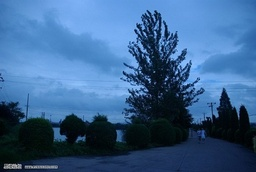
#> input picture datas/p3.jpg, 256 x 172 px, shrunk from 490 x 329 before the run
$ jupyter execute '63-图像特效-Gabor滤镜.ipynb'   (older library calls are emulated)
#> lines starting #> are read from the running program, lines starting #| are printed output that depends on the picture; after the words box and inside, x2 and y2 are one past the last pixel; in counts of white or black regions, pixels touching at a corner belong together
# 图像特效-Gabor滤镜

[cell 1]
from scipy import signal
import numpy as np
import cv2
import matplotlib.pyplot as plt
import math
import scipy.misc as misc
import scipy.ndimage as ndimage

[cell 2]
src = cv2.imread('../datas/p3.jpg')
#> src is the input picture: shape (172, 256, 3); mean B, G, R 142.4, 98.3, 59
gray = cv2.imread('../datas/p3.jpg',0)
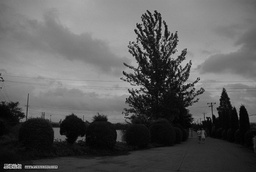
#> gray: shape (172, 256); min 0, max 199, mean 91.6
rgb = cv2.cvtColor(src,cv2.COLOR_BGR2RGB)

[cell 3]
def kernelFromFunction(size, f):
    """
    Creates a kernel of the given size, populated with values obtained by
    calling the given function.
    :param size: The desired size of the kernel.
    :param f:    The function.
    :returns:    The created kernel.
    """

    kernel = np.empty((size, size))
    for i in range(0, size):
        for j in range(0, size):
            kernel[i, j] = f(i - size / 2, j - size / 2)

    return kernel

[cell 4]
def gaborKernel(size, angle, frequency):
    """
    Create a Gabor kernel given a size, angle and frequency.
    Code is taken from https://github.com/rtshadow/biometrics.git
    """

    angle += np.pi * 0.5
    cos = np.cos(angle)
    sin = -np.sin(angle)

    yangle = lambda x, y: x * cos + y * sin
    xangle = lambda x, y: -x * sin + y * cos

    xsigma = ysigma = 4

    return kernelFromFunction(size, lambda x, y:
            np.exp(-(
                (xangle(x, y) ** 2) / (xsigma ** 2) +
                (yangle(x, y) ** 2) / (ysigma ** 2)) / 2) *
            np.cos(2 * np.pi * frequency * xangle(x, y)))

[cell 5]
def normalize(image):
    image = np.copy(image)
    image -= np.min(image)
    m = np.max(image)
    if m > 0.0:
        image *= 1.0 / m
    return image

[cell 6]
def localNormalize(image, w=32):
    image = np.copy(image)
    height, width = image.shape
    for y in range(0, height, w):
        for x in range(0, width, w):
            image[y:y+w, x:x+w] = normalize(image[y:y+w, x:x+w])

    return image

[cell 7]
def binarize(image, w=32):
    """
    Perform a local binarization of an image. For each cell of the given size
    w, the average value is calculated. Every pixel that is below this value,
    is set to 0, every pixel above, is set to 1.
    :param image: The image to be binarized.
    :param w:     The size of the cell.
    :returns:     The binarized image.
    """

    image = np.copy(image)
    height, width = image.shape
    for y in range(0, height, w):
        for x in range(0, width, w):
            block = image[y:y+w, x:x+w]
            threshold = np.average(block)
            image[y:y+w, x:x+w] = np.where(block >= threshold, 1.0, 0.0)

    return image

[cell 8]
def sobelKernelX():
    """
    Creates a horizontal Sobel kernel.
    """
    return np.array([[-1,  0,  1],
                     [-2,  0,  2],
                     [-1,  0,  1]])

def sobelKernelY():
    """
    Creates a vertical Sobel kernel.
    """
    return np.array([[-1, -2, -1],
                     [ 0,  0,  0],
                     [ 1,  2,  1]])

[cell 9]
def averageFrequency(frequencies):
    """
    Calculate the average frequency in a frequency field.
    """

    frequencies = frequencies[np.where(frequencies >= 0.0)]
    if frequencies.size == 0:
        return -1
    return np.average(frequencies)

[cell 10]
def convolve(image, kernel, origin=None, shape=None, pad=True):
    """
    Apply a kernel to an image or to a part of an image.
    :param image:   The source image.
    :param kernel:  The kernel (an ndarray of black and white, or grayvalues).
    :param origin:  The origin of the part of the image to be convolved.
                    Defaults to (0, 0).
    :param shape:   The shape of the part of the image that is to be convolved.
                    Defaults to the shape of the image.
    :param pad:     Whether the image should be padded before applying the
                    kernel. Passing False here will cause indexing errors if
                    the kernel is applied at the edge of the image.
    :returns:       The resulting image.
    """
    if not origin:
        origin = (0, 0)

    if not shape:
        shape = (image.shape[0] - origin[0], image.shape[1] - origin[1])

    result = np.empty(shape)

    if callable(kernel):
        k = kernel(0, 0)
    else:
        k = kernel

    kernelOrigin = (-k.shape[0] // 2, -k.shape[1] // 2)
    kernelShape = k.shape

    topPadding = 0
    leftPadding = 0

    if pad:
        topPadding = max(0, -(origin[0] + kernelOrigin[0]))
        leftPadding = max(0, -(origin[1] + kernelOrigin[1]))
        bottomPadding = max(0, (origin[0] + shape[0] + kernelOrigin[0] + kernelShape[0]) - image.shape[0])
        rightPadding = max(0, (origin[1] + shape[1] + kernelOrigin[1] + kernelShape[1]) - image.shape[1])

        padding = (topPadding, bottomPadding), (leftPadding, rightPadding)

        if np.max(padding) > 0.0:
            image = np.pad(image, padding, mode="edge")

    for y in range(shape[0]):
        for x in range(shape[1]):
            iy = topPadding + origin[0] + y + kernelOrigin[0]
            ix = leftPadding + origin[1] + x + kernelOrigin[1]

            block = image[iy:iy+kernelShape[0], ix:ix+kernelShape[1]]
            if callable(kernel):
                result[y, x] = np.sum(block * kernel(y, x))
            else:
                result[y, x] = np.sum(block * kernel)

    return result

[cell 11]
def gaborFilter(image, orientations, frequencies, w=32):
    result = np.empty(image.shape)

    height, width = image.shape
    for y in range(0, height - w, w):
        for x in range(0, width - w, w):
            orientation = orientations[y+w//2, x+w//2]
            frequency = averageFrequency(frequencies[y:y+w, x:x+w])

            if frequency < 0.0:
                result[y:y+w, x:x+w] = image[y:y+w, x:x+w]
                continue

            kernel = gaborKernel(16, orientation, frequency)
            result[y:y+w, x:x+w] = convolve(image, kernel, (y, x), (w, w))

    return normalize(result)

[cell 12]
def gaborFilterSubdivide(image, orientations, frequencies, rect=None):
    if rect:
        y, x, h, w = rect
    else:
        y, x = 0, 0
        h, w = image.shape

    result = np.empty((h, w))

    orientation, deviation = averageOrientation(
            orientations[y:y+h, x:x+w], deviation=True)

    if (deviation < 0.2 and h < 50 and w < 50) or h < 6 or w < 6:
        #print(deviation)
        #print(rect)

        frequency = averageFrequency(frequencies[y:y+h, x:x+w])

        if frequency < 0.0:
            result = image[y:y+h, x:x+w]
        else:
            kernel = gaborKernel(16, orientation, frequency)
            result = convolve(image, kernel, (y, x), (h, w))

    else:
        if h > w:
            hh = h // 2

            result[0:hh, 0:w] = \
                    gaborFilterSubdivide(image, orientations, frequencies, (y, x, hh, w))

            result[hh:h, 0:w] = \
                    gaborFilterSubdivide(image, orientations, frequencies, (y + hh, x, h - hh, w))
        else:
            hw = w // 2

            result[0:h, 0:hw] = \
                    gaborFilterSubdivide(image, orientations, frequencies, (y, x, h, hw))

            result[0:h, hw:w] = \
                    gaborFilterSubdivide(image, orientations, frequencies, (y, x + hw, h, w - hw))


    if w > 20 and h > 20:
        result = normalize(result)

    return result

[cell 13]
def averageOrientation(orientations, weights=None, deviation=False):
    """
    Calculate the average orientation in an orientation field.
    """

    orientations = np.asarray(orientations).flatten()
    o = orientations[0]

    aligned = np.where(np.absolute(orientations - o) > np.pi * 0.5,
            np.where(orientations > o, orientations - np.pi, orientations + np.pi),
            orientations)
    if deviation:
        return np.average(aligned, weights=weights) % np.pi, np.std(aligned)
    else:
        return np.average(aligned, weights=weights) % np.pi

[cell 14]
def estimateOrientations(image, w=16, interpolate=True):
    """
    Estimate orientations of lines or ridges in an image.
    This is more or less an implementation of of the algorithm in Chapter 2.4 in
    the paper:
        Fingerprint image enhancement: Algorithm and performance evaluation
        Hong, L., Wan, Y. & Jain, A. (1998)
    In addition to calculating the orientation in each cell, we create a
    continuous orientation field, the same shape as the input image, by
    interpolating the orientation values between the cell centers, as
    suggested in this paper:
        Novel approach to automated fingerprint recognition
        Wahab, A., Chin, S. & Tan, E. (1998)
    :param image: The image to estimate orientations in.
    :param w: The block size.
    :returns: An ndarray the same shape as the image, filled with orientation
              angles in radians.
    """

    height, width = image.shape

    # First we smooth the whole image with a Gaussian filter, to make the
    # individual pixel gradients less spurious.
    image = ndimage.filters.gaussian_filter(image, 2.0)

    # Compute the gradients G_x and G_y at each pixel
    G_x = convolve(image, sobelKernelX())
    G_y = convolve(image, sobelKernelY())

    # Estimate the local orientation of each block
    yblocks, xblocks = height // w, width // w
    O = np.empty((yblocks, xblocks))
    for j in range(yblocks):
        for i in range(xblocks):
            V_y, V_x = 0, 0
            for v in range(w):
                for u in range(w):
                    V_x += 2 * G_x[j*w+v, i*w+u] * G_y[j*w+v, i*w+u]
                    V_y += G_x[j*w+v, i*w+u] ** 2 - G_y[j*w+v, i*w+u] ** 2

            O[j, i] = np.arctan2(V_x, V_y) * 0.5

    # Rotate the orientations so that they point along the ridges, and wrap
    # them into only half of the circle (all should be less than 180 degrees).
    O = (O + np.pi * 0.5) % np.pi

    # Smooth the orientation field
    orientations = np.full(image.shape, -1.0)
    O_p = np.empty(O.shape)
    O = np.pad(O, 2, mode="edge")
    for y in range(yblocks):
        for x in range(xblocks):
            surrounding = O[y:y+5, x:x+5]
            orientation, deviation = averageOrientation(surrounding, deviation=True)
            if deviation > 0.5:
                orientation = O[y+2, x+2]
            O_p[y, x] = orientation
    O = O_p

    # Make an orientation field the same shape as the input image, and fill it
    # with values interpolated from the preliminary orientation field.
    #
    # BUG: This is currently quite slow. It should be possible to implement
    #      this more efficiently.
    orientations = np.full(image.shape, -1.0)
    if interpolate:
        hw = w // 2
        for y in range(yblocks - 1):
            for x in range(xblocks - 1):
                for iy in range(w):
                    for ix in range(w):
                        orientations[y*w+hw+iy, x*w+hw+ix] = averageOrientation(
                                [O[y, x], O[y+1, x], O[y, x+1], O[y+1, x+1]],
                                [iy + ix, w - iy + ix, iy + w - ix, w - iy + w - ix])
    else:
        for y in range(yblocks):
            for x in range(xblocks):
                orientations[y*w:(y+1)*w, x*w:(x+1)*w] = O[y, x]

    return orientations

[cell 15]
def averageFrequency(frequencies):
    """
    Calculate the average frequency in a frequency field.
    """

    frequencies = frequencies[np.where(frequencies >= 0.0)]
    if frequencies.size == 0:
        return -1
    return np.average(frequencies)

[cell 16]
def rotateAndCrop(image, angle):
    """
    Rotate an image and crop the result so that there are no black borders.
    This implementation is based on this stackoverflow answer:
        http://stackoverflow.com/a/16778797
    :param image: The image to rotate.
    :param angle: The angle in gradians.
    :returns: The rotated and cropped image.
    """

    h, w = image.shape

    width_is_longer = w >= h
    side_long, side_short = (w, h) if width_is_longer else (h, w)

    # since the solutions for angle, -angle and 180-angle are all the same,
    # if suffices to look at the first quadrant and the absolute values of sin,cos:
    sin_a, cos_a = abs(np.sin(angle)), abs(np.cos(angle))
    if side_short <= 2.0 * sin_a * cos_a * side_long:
        # half constrained case: two crop corners touch the longer side,
        # the other two corners are on the mid-line parallel to the longer line
        x = 0.5 * side_short
        wr, hr = (x / sin_a, x / cos_a) if width_is_longer else (x / cos_a, x / sin_a)
    else:
        # fully constrained case: crop touches all 4 sides
        cos_2a = cos_a * cos_a - sin_a * sin_a
        wr, hr = (w * cos_a - h * sin_a) / cos_2a, (h * cos_a - w * sin_a) / cos_2a

    image = ndimage.interpolation.rotate(image, np.degrees(angle), reshape=False)

    hr, wr = int(hr), int(wr)
    y, x = (h - hr) // 2, (w - wr) // 2

    return image[y:y+hr, x:x+wr]

[cell 17]
def estimateFrequencies(image, orientations, w=32):
    """
    Estimate ridge or line frequencies in an image, given an orientation field.
    This is more or less an implementation of of the algorithm in Chapter 2.5 in
    the paper:
        Fingerprint image enhancement: Algorithm and performance evaluation
        Hong, L., Wan, Y. & Jain, A. (1998)
    :param image: The image to estimate orientations in.
    :param orientations: An orientation field such as one returned from the
                         estimateOrientations() function.
    :param w: The block size.
    :returns: An ndarray the same shape as the image, filled with frequencies.
    """
    rotations = np.zeros(image.shape)

    height, width = image.shape
    yblocks, xblocks = height // w, width // w
    F = np.empty((yblocks, xblocks))
    for y in range(yblocks):
        for x in range(xblocks):
            orientation = orientations[y*w+w//2, x*w+w//2]

            block = image[y*w:(y+1)*w, x*w:(x+1)*w]
            block = rotateAndCrop(block, np.pi * 0.5 + orientation)
            if block.size == 0:
                F[y, x] = -1
                continue

            drawImage(block, rotations, y*w, x*w)

            columns = np.sum(block, (0,))
            columns = normalize(columns)
            peaks = signal.find_peaks_cwt(columns, np.array([3]))
            if len(peaks) < 2:
                F[y, x] = -1
            else:
                f = (peaks[-1] - peaks[0]) / (len(peaks) - 1)
                if f < 5 or f > 15:
                    F[y, x] = -1
                else:
                    F[y, x] = 1 / f

    #showImage(rotations, "rotations")

    frequencies = np.full(image.shape, -1.0)
    F = np.pad(F, 1, mode="edge")
    for y in range(yblocks):
        for x in range(xblocks):
            surrounding = F[y:y+3, x:x+3]
            surrounding = surrounding[np.where(surrounding >= 0.0)]
            if surrounding.size == 0:
                frequencies[y*w:(y+1)*w, x*w:(x+1)*w] = -1
            else:
                frequencies[y*w:(y+1)*w, x*w:(x+1)*w] = np.median(surrounding)

    return frequencies

[cell 18]
def findMask(image, threshold=0.1, w=32):
    """
    Create a mask image consisting of only 0's and 1's. The areas containing
    1's represent the areas that look interesting to us, meaning that they
    contain a good variety of color values.
    """

    mask = np.empty(image.shape)
    height, width = image.shape
    for y in range(0, height, w):
        for x in range(0, width, w):
            block = image[y:y+w, x:x+w]
            standardDeviation = np.std(block)
            if standardDeviation < threshold:
                mask[y:y+w, x:x+w] = 0.0
            elif block.shape != (w, w):
                mask[y:y+w, x:x+w] = 0.0
            else:
                mask[y:y+w, x:x+w] = 1.0

    return mask

[cell 19]
def showOrientations(image, orientations, label, w=32, vmin=0.0, vmax=1.0):
    showImage(image, label)
    height, width = image.shape
    for y in range(0, height, w):
        for x in range(0, width, w):
            if np.any(orientations[y:y+w, x:x+w] == -1.0): continue

            cy = (y + min(y + w, height)) // 2
            cx = (x + min(x + w, width)) // 2

            orientation = orientations[y+w//2, x+w//2]

            plt.plot(
                    [cx - w * 0.5 * np.cos(orientation),
                        cx + w * 0.5 * np.cos(orientation)],
                    [cy - w * 0.5 * np.sin(orientation),
                        cy + w * 0.5 * np.sin(orientation)],
                    'r-', lw=1.0)

[cell 20]
def showImage(image, label, vmin=0.0, vmax=1.0):
    plt.figure().suptitle(label)
    plt.imshow(image, cmap="gray", vmin=vmin, vmax=vmax)

def drawImage(source, destination, y, x):
    height, width = source.shape
    height = min(height, destination.shape[0] - y)
    width = min(width, destination.shape[1] - x)
    destination[y:y+height, x:x+width] = source[0:height, 0:width]

[cell 21]
image = normalize(gray.astype(np.float32))
#> in normalize, `m = np.max(image)`: m = 199

[cell 22]
mask = findMask(gray)
#> after the loop in findMask, `for y in range(0, height, w):`:
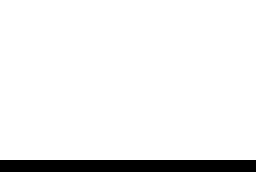
#> mask: shape (172, 256) float64; values 0 (black) and 1 (white), 93% white; 1 black region, box (x1, y1, x2, y2) and area: (0, 160, 256, 172) 3072

[cell 23]
image = np.where(mask == 1.0, localNormalize(image), image)
#> the loop in localNormalize, `for y in range(0, height, w):` made 6 passes

[cell 24]
orientations = np.where(mask == 1.0, estimateOrientations(image), -1.0)
#> in estimateOrientations, `image = ndimage.filters.gaussian_filter(image, 2.0)`:
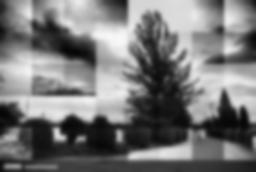
#> image: shape (172, 256) float32; min 0.0215, max 0.971, mean 0.469
#> in convolve, `k = kernel`: k = [[-1, 0, 1], [-2, 0, 2], [-1, 0, 1]]
#> after the loop in convolve, `for y in range(shape[0]):`:
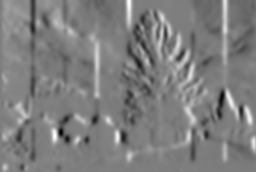
#> result: shape (172, 256) float64; min -1.17, max 1.2, mean 0.00363; drawn with min black and max white
#> call 2 of convolve, with kernel = array of shape (3, 3), pad = True
#> in convolve (call 2), `k = kernel`: k = [[-1, -2, -1], [0, 0, 0], [1, 2, 1]]
#> after the loop in convolve (call 2), `for y in range(shape[0]):`:
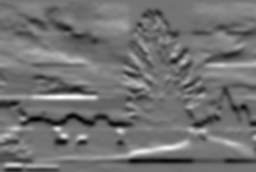
#> result: shape (172, 256) float64; min -1.07, max 1.27, mean -0.0174; drawn with min black and max white
#> the loop in estimateOrientations, `for y in range(yblocks - 1):` made 9 passes
#> after the loop in estimateOrientations, `for y in range(yblocks - 1):`:
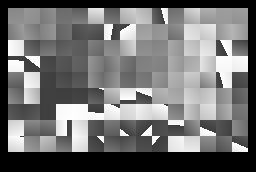
#> orientations: shape (172, 256) float64; min -1, max 3.14, mean 0.86; drawn with min black and max white

[cell 25]
showOrientations(image,orientations,"orientations", 8)

[cell 26]
frequencies = np.where(mask == 1.0, estimateFrequencies(image, orientations), -1.0)
#> in estimateFrequencies, `rotations = np.zeros(image.shape)`: rotations: shape (172, 256) float64; every value is 0
#> after the loop in estimateFrequencies, `for y in range(yblocks):`:
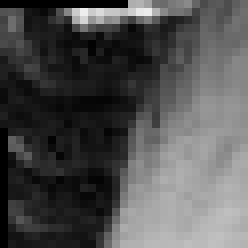
#> block: shape (31, 31) float32 (shown 8 times larger); min 0, max 0.935, mean 0.317
#> in estimateFrequencies, `frequencies = np.full(image.shape, -1.0)`: frequencies: shape (172, 256) float64; every value is -1
#> after the loop in estimateFrequencies, `for y in range(yblocks):`:
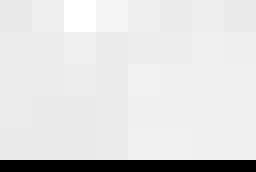
#> frequencies: shape (172, 256) float64; min -1, max 0.167, mean 0.0153; drawn with min black and max white

[cell 27]
showImage(normalize(frequencies), "frequencies")
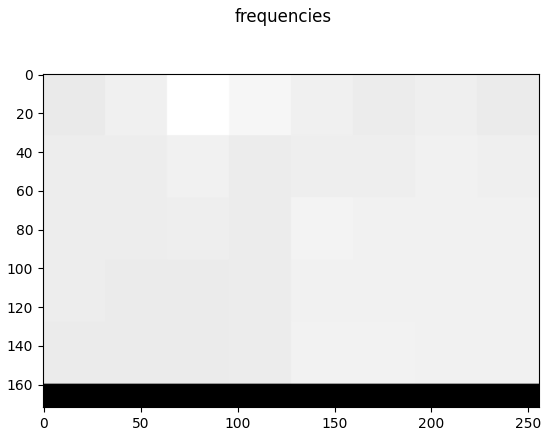
#> figure drawn by matplotlib, 1 panel

[cell 28]
image = normalize(gaborFilterSubdivide(image, orientations, frequencies))
#> in gaborFilterSubdivide (call 6), `result[hh:h, 0:w] = \ gaborFilterSubdivide(image, orientations, freque..`:
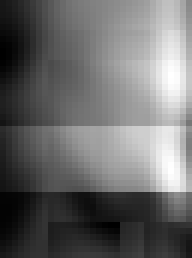
#> result: shape (43, 32) float64 (shown 6 times larger); min 0, max 1, mean 0.418

[cell 29]
image = np.where(mask == 1.0, image, 1.0)

[cell 30]
showImage(image, "gabor")

[cell 31]
image = gaborFilter(image, orientations, frequencies)

[cell 32]
showImage(image, "gabor")

$ run again, with datas/p2.jpg copied over datas/p3.jpg
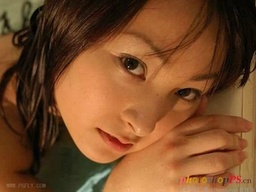
#> input picture datas/p2.jpg, 256 x 192 px, shrunk from 472 x 354 before the run
#> src is the input picture: shape (192, 256, 3); mean B, G, R 41.2, 75.3, 121.3
#> m = 197
#> the loop in localNormalize, `for y in range(0, height, w):` made 6 passes
#> k = [[-1, 0, 1], [-2, 0, 2], [-1, 0, 1]]
#> k = [[-1, -2, -1], [0, 0, 0], [1, 2, 1]]
#> after the loop in convolve (call 2), `for y in range(shape[0]):`:
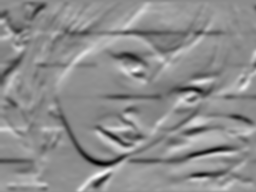
#> result: shape (192, 256) float64; min -1.15, max 0.949, mean 0.0163; drawn with min black and max white
#> the loop in estimateOrientations, `for y in range(yblocks - 1):` made 11 passes
#> rotations: shape (192, 256) float64; every value is 0
#> in gaborFilterSubdivide (call 5), `result[0:h, 0:hw] = \ gaborFilterSubdivide(image, orientations, freque..`:
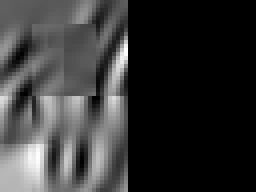
#> result: shape (48, 64) float64 (shown 4 times larger); min 0, max 1, mean 0.212

$ run again, with datas/animal.jpg copied over datas/p3.jpg
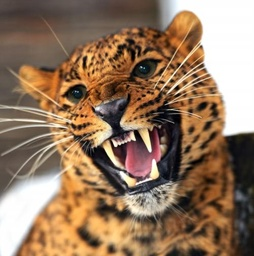
#> input picture datas/animal.jpg, 254 x 256 px, shrunk from 500 x 504 before the run
#> src is the input picture: shape (256, 254, 3); mean B, G, R 95.4, 119.5, 147.4
#> m = 255
#> the loop in localNormalize, `for y in range(0, height, w):` made 8 passes
#> k = [[-1, 0, 1], [-2, 0, 2], [-1, 0, 1]]
#> the loop in estimateOrientations, `for y in range(yblocks - 1):` made 15 passes
#> rotations: shape (256, 254) float64; every value is 0
#> in gaborFilterSubdivide (call 4), `result[0:h, 0:hw] = \ gaborFilterSubdivide(image, orientations, freque..`:
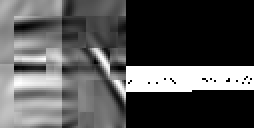
#> result: shape (64, 127) float64 (shown 2 times larger); min 0, max 1, mean 0.329
